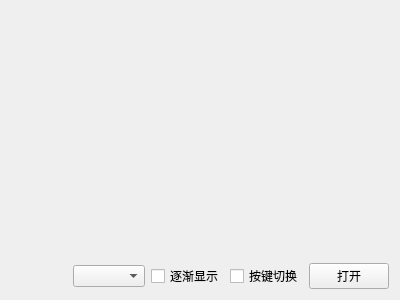
<?xml version="1.0" encoding="UTF-8"?>
<ui version="4.0">
 <class>ImageViewerTest</class>
 <widget class="QWidget" name="ImageViewerTest">
  <property name="geometry">
   <rect>
    <x>0</x>
    <y>0</y>
    <width>400</width>
    <height>300</height>
   </rect>
  </property>
  <property name="windowTitle">
   <string>图片浏览</string>
  </property>
  <layout class="QVBoxLayout" name="verticalLayout">
   <item>
    <widget class="ImageViewer" name="imageViewer" native="true">
     <property name="sizePolicy">
      <sizepolicy hsizetype="Preferred" vsizetype="Expanding">
       <horstretch>0</horstretch>
       <verstretch>0</verstretch>
      </sizepolicy>
     </property>
    </widget>
   </item>
   <item>
    <layout class="QHBoxLayout" name="horizontalLayout">
     <item>
      <spacer name="horizontalSpacer">
       <property name="orientation">
        <enum>Qt::Horizontal</enum>
       </property>
       <property name="sizeHint" stdset="0">
        <size>
         <width>40</width>
         <height>20</height>
        </size>
       </property>
      </spacer>
     </item>
     <item>
      <widget class="QComboBox" name="sizeTypeComboBox"/>
     </item>
     <item>
      <widget class="QCheckBox" name="fadeCkb">
       <property name="text">
        <string>逐渐显示</string>
       </property>
      </widget>
     </item>
     <item>
      <widget class="QCheckBox" name="keyMoveCkb">
       <property name="text">
        <string>按键切换</string>
       </property>
      </widget>
     </item>
     <item>
      <widget class="QPushButton" name="openBtn">
       <property name="text">
        <string>打开</string>
       </property>
      </widget>
     </item>
    </layout>
   </item>
  </layout>
 </widget>
 <customwidgets>
  <customwidget>
   <class>ImageViewer</class>
   <extends>QWidget</extends>
   <header>imageviewer.h</header>
   <container>1</container>
  </customwidget>
 </customwidgets>
 <resources/>
 <connections/>
</ui>
